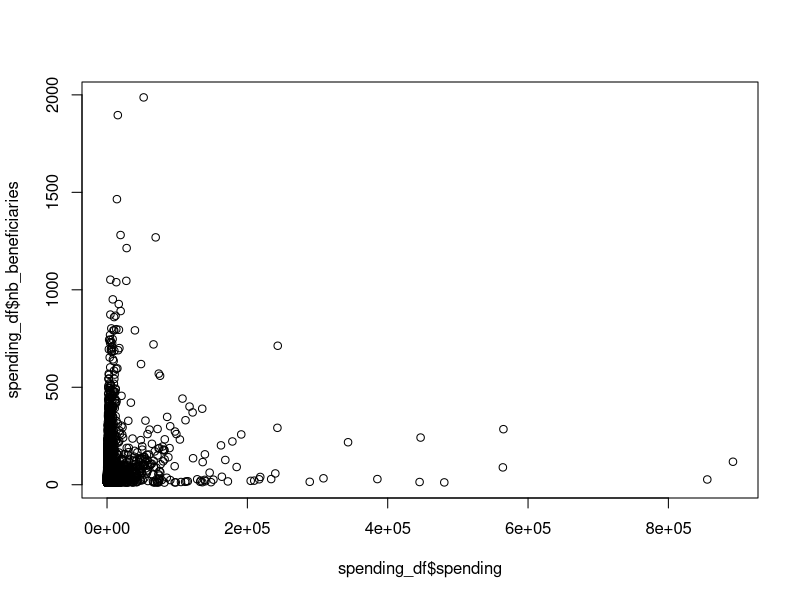
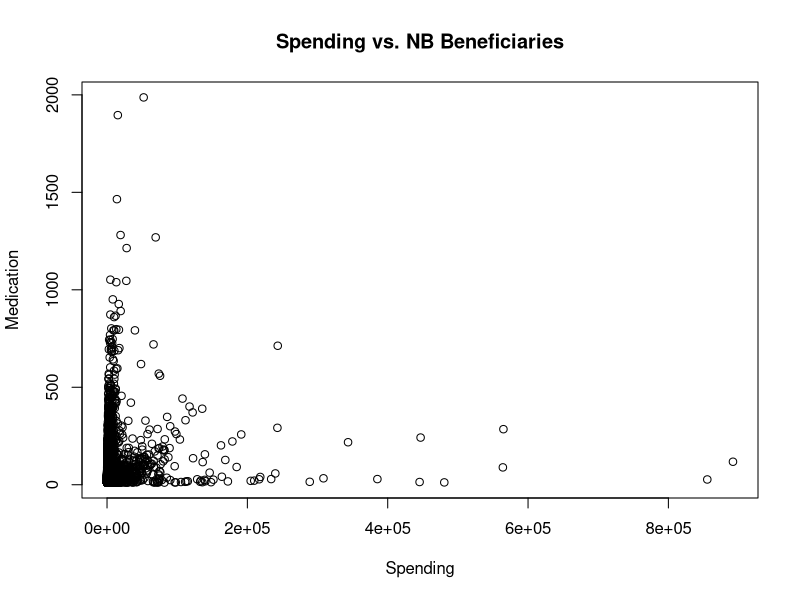
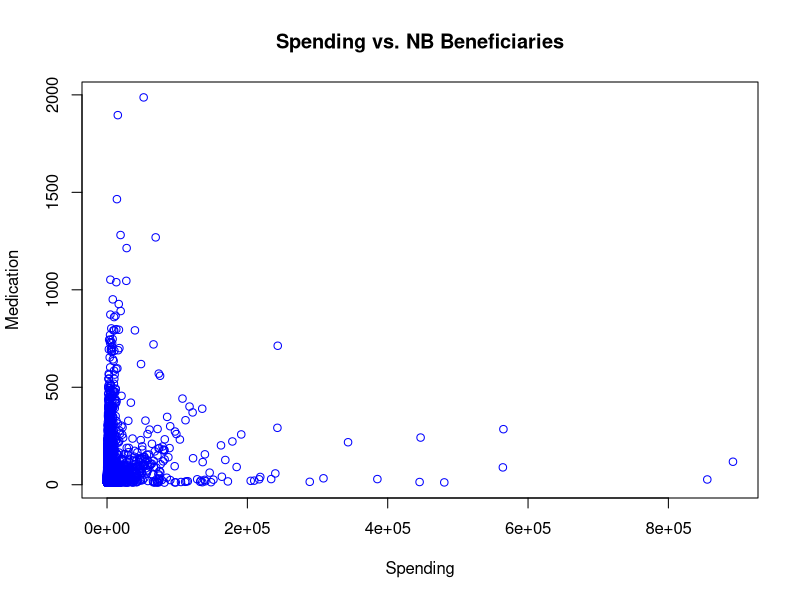
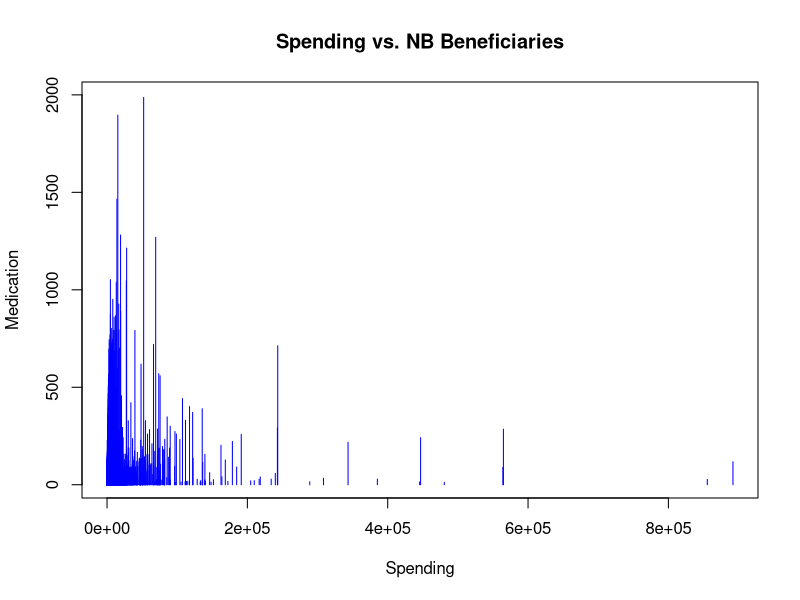
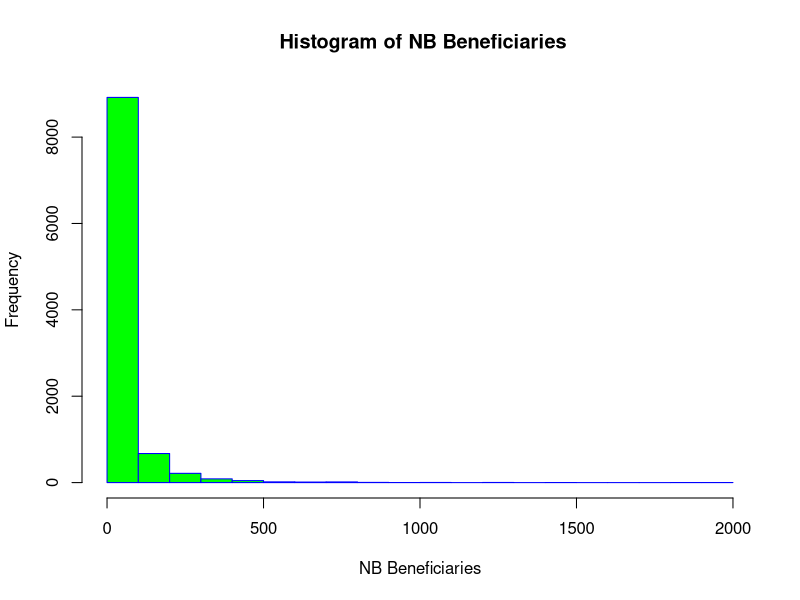
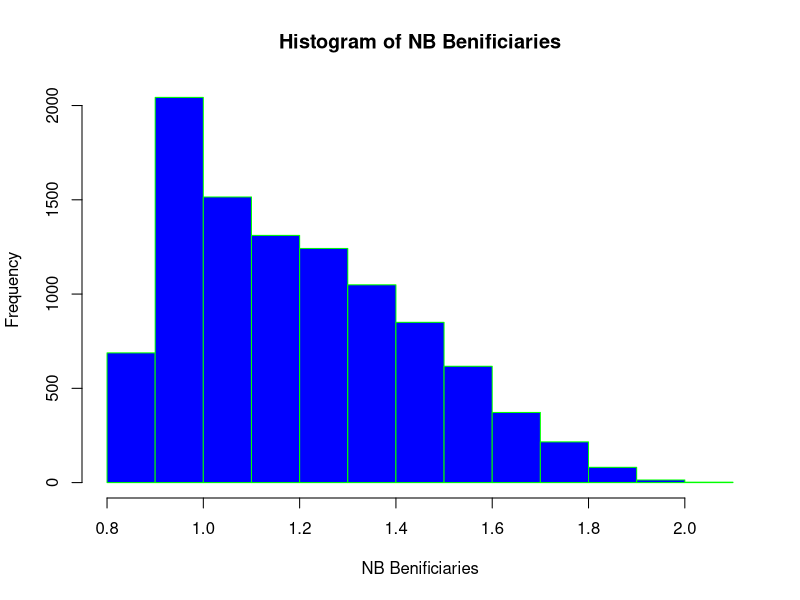
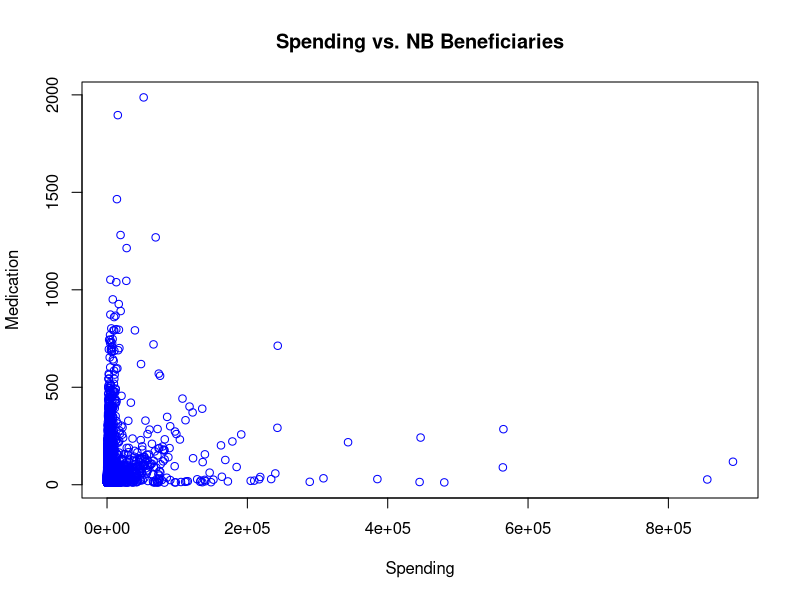
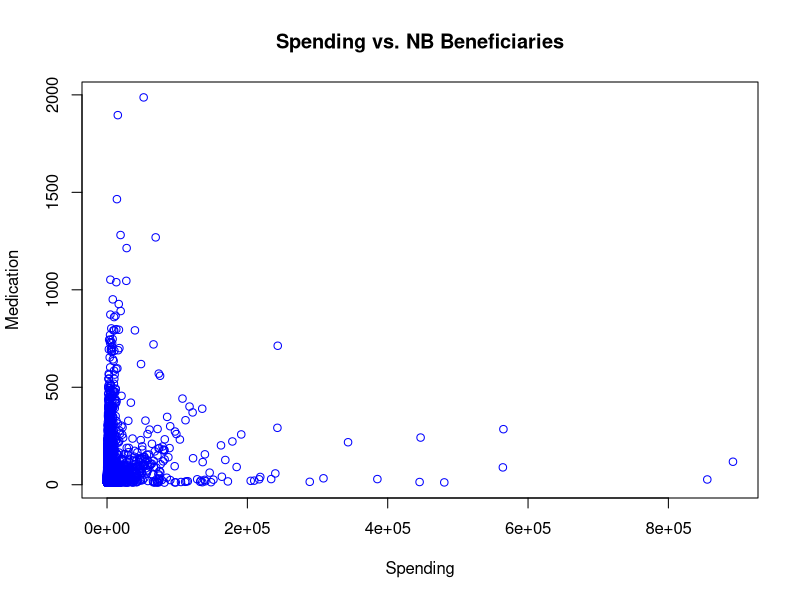

Generate these figures, in order, with R:
## ---- chunk 1
spending_df <- read.csv(file="data/spending_10k.tsv", header=TRUE, sep="\t")
spending_df
## ---- chunk 2
plot(x=spending_df$spending,y=spending_df$nb_beneficiaries)
## ---- chunk 3
plot(x=spending_df$spending,y=spending_df$nb_beneficiaries,main="Spending vs. NB Beneficiaries", xlab="Spending",ylab="Medication")
## ---- chunk 4
plot(x=spending_df$spending,y=spending_df$nb_beneficiaries,main="Spending vs. NB Beneficiaries", xlab="Spending",ylab="Medication",col="blue")
## ---- chunk 5
plot(x=spending_df$spending,y=spending_df$nb_beneficiaries,main="Spending vs. NB Beneficiaries", xlab="Spending",ylab="Medication",col="blue",type="h")
## ---- chunk 6
hist(spending_df$nb_beneficiaries,
     main=" Histogram of NB Beneficiaries",
     xlab="NB Beneficiaries", 
     border="blue", 
     col="green")
## ---- chunk 7
hist(log(log(spending_df$nb_beneficiaries)),
     main="Histogram of NB Benificiaries",
     xlab="NB Benificiaries", 
     border="green", 
     col="blue")
## ---- chunk 8
png(filename="hist.png") #being capture in a png
plot(x=spending_df$spending,y=spending_df$nb_beneficiaries,main="Spending vs. NB Beneficiaries", xlab="Spending",ylab="Medication",col="blue")
while (!is.null(dev.list()))  dev.off() #close our capture

jpeg(filename="hist.jpg") # begin capturing in a jpeg
plot(x=spending_df$spending,y=spending_df$nb_beneficiaries,main="Spending vs. NB Beneficiaries", xlab="Spending",ylab="Medication",col="blue")
while (!is.null(dev.list()))  dev.off() #close capture

pdf("hist.pdf") #begin capturing in  pdf
plot(x=spending_df$spending,y=spending_df$nb_beneficiaries,main="Spending vs. NB Beneficiaries", xlab="Spending",ylab="Medication",col="blue")
while (!is.null(dev.list()))  dev.off() #close capture
## ---- chunk 9
lm(log(spending_df$nb_beneficiaries) ~ log(spending_df$spending))
## ---- chunk 10
log_nb <- log(spending_df$nb_beneficiaries)
log_spending <- log(spending_df$spending)
plot(log_nb ~ log_spending,data=spending_df,main="Log NB Beneficiaries vs Log Spending", xlab="Log NB Beneficiaries",ylab="Log Spending",col="blue")+
abline(lm(log_nb ~ log_spending))
## ---- chunk 11
par(mfrow=c(2,2))
plot(log_nb ~ log_spending,data=spending_df,main="Log NB Beneficiaries vs Log Spending", xlab="Log NB Beneficiaries",ylab="Log Spending",col="blue")+
abline(lm(log_nb ~ log_spending))
hist(log(log(spending_df$nb_beneficiaries)),
     main="Histogram of NB Benificiaries",
     xlab="NB Benificiaries", 
     border="green", 
     col="blue")
plot(x=spending_df$spending,y=spending_df$nb_beneficiaries,main="Spending vs. NB Beneficiaries", xlab="Spending",ylab="Medication",col="blue",type="h")
plot(x=spending_df$spending,y=spending_df$nb_beneficiaries,main="Spending vs. NB Beneficiaries", xlab="Spending",ylab="Medication")
## ---- chunk 12
all_data <- read.csv("data/spending_with_drug_class_indic_10k.tsv", header=TRUE, sep="\t")
all_data["log_nb_beneficiaries"] <- log(all_data$nb_beneficiaries)
all_data["log_spending"] <-  log(all_data$spending)
head(all_data)
partial_spending_df <- subset(all_data,specialty %in% c("INTERNAL MEDICINE", "EMERGENCY MEDICINE", "PSYCHIATRY"))
partial_spending_df
spending_psych <- subset(all_data,specialty == "PSYCHIATRY")
subset_df <- subset(partial_spending_df,indication_flag =='antibiotic' |  indication_flag == 'antipsychotic')
subset_df
head(spending_psych)
par(mfrow=c(2,2))
boxplot(nb_beneficiaries~specialty,data=subset_df, main="NB Benenficiaries vs Speciality", 
  	xlab="NB Beneficiaries", ylab="Specialty",horizontal=TRUE)
boxplot(nb_beneficiaries~indication_flag,data=subset_df, main="Log NB Benenficiaries vs Log Spending", 
  	xlab="Log NB Beneficiaries", ylab="Log Spending",horizontal=TRUE)
